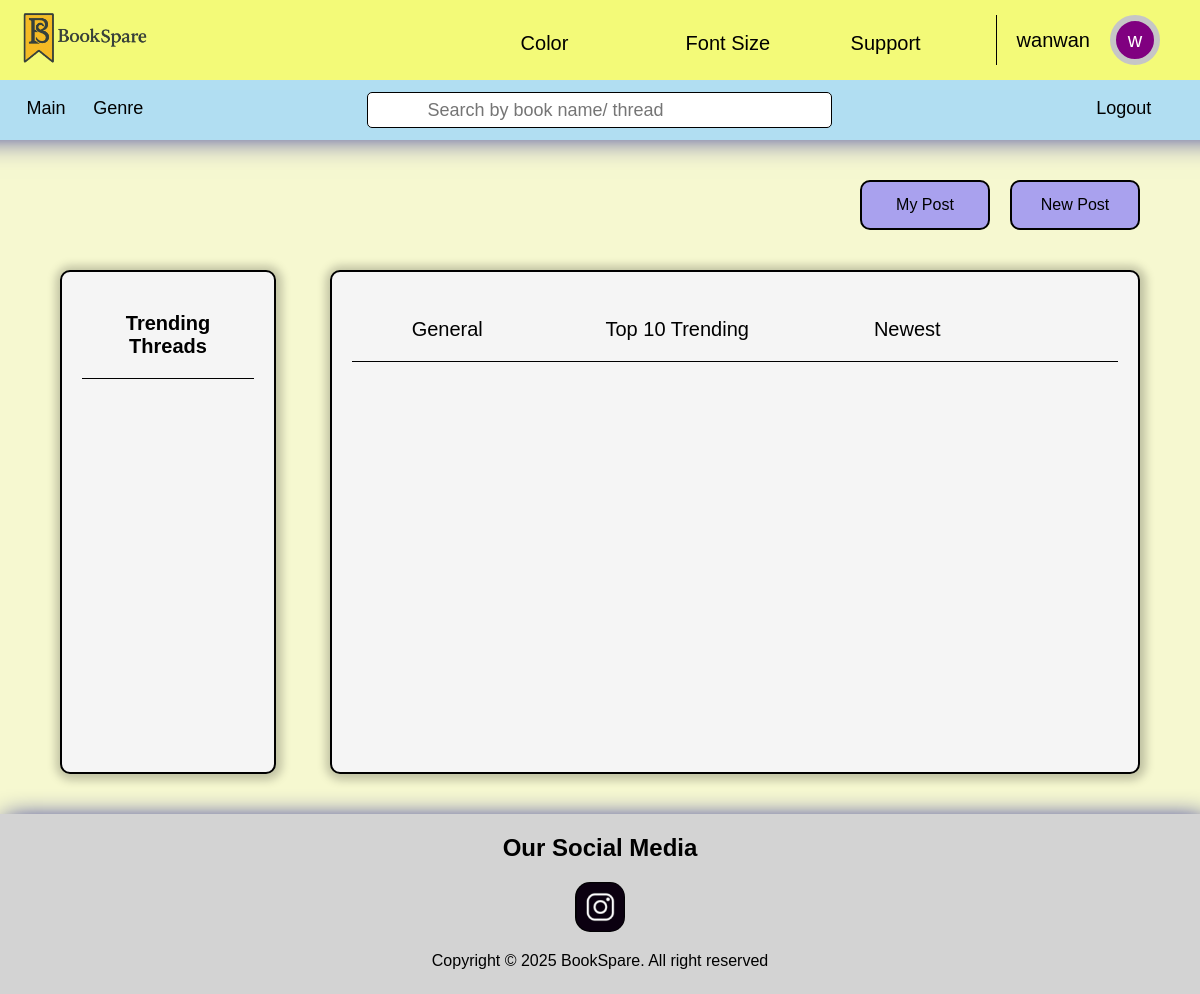
Page /main.php (signed in) on the earlier database version.
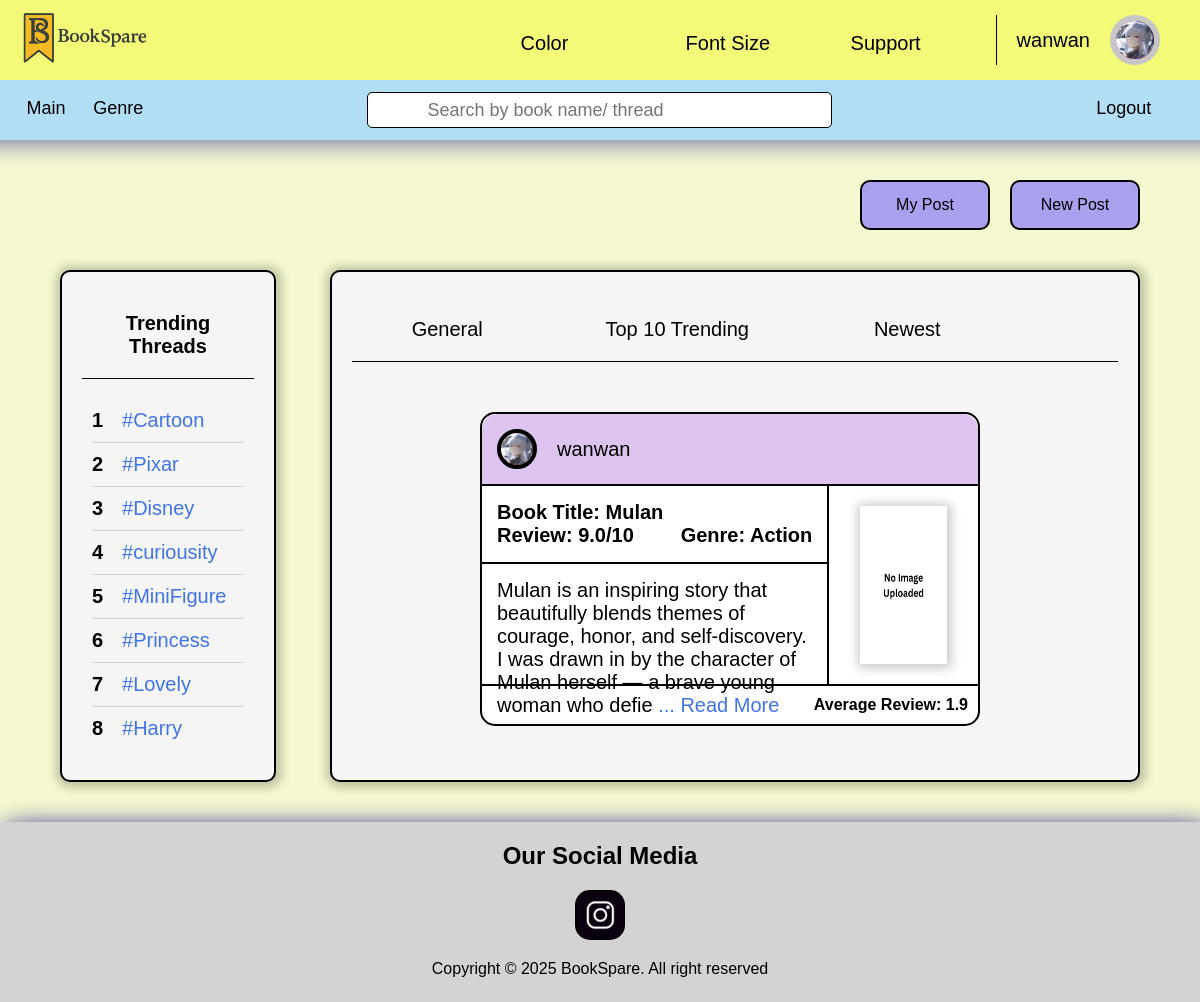
Same page on the later database version.
### tables this page shows
CREATE TABLE `reader_user` (
  `readerID` int(11) NOT NULL,
  `username` varchar(30) NOT NULL,
  `email` varchar(70) NOT NULL,
  `phone` varchar(15) NOT NULL,
  `country` varchar(75) NOT NULL,
  `dateOfBirth` date NOT NULL,
  `password` varchar(255) DEFAULT NULL,
  `avatar` varchar(255) DEFAULT NULL
);

CREATE TABLE `post_review` (
  `postCode` int(11) NOT NULL,
  `readerID` int(11) DEFAULT NULL,
  `bookID` int(11) DEFAULT NULL,
  `ownerOpinion` longtext NOT NULL,
  `ownerRating` decimal(3,1) NOT NULL,
  `frontCover_img` varchar(255) DEFAULT NULL,
  `backCover_img` varchar(255) DEFAULT NULL,
  `synopsis` longtext DEFAULT NULL,
  `statusPhone` varchar(10) DEFAULT NULL,
  `author` varchar(50) DEFAULT NULL,
  `genre` varchar(50) DEFAULT NULL
);

CREATE TABLE `book_record` (
  `bookID` int(11) NOT NULL,
  `bookTitle` varchar(60) NOT NULL
);

### main.php (the view, shortened to what this page needs)
<?php
require("database/database.php");
$username = $_SESSION['username'];
$email = $_SESSION['email'];
$contact = $_SESSION['contact'];
$sql = "SELECT * FROM Reader_User WHERE username = '$username'
OR email = '$email' OR phone = '$contact'";
$runSQL = $conn->query($sql);
$user = $runSQL->fetch_assoc();
$sqlThread = "SELECT
              thread
              FROM Thread_Post threadPost
              INNER JOIN Thread thread USING (threadID)
              GROUP BY threadPost.threadID
              ORDER BY COUNT(*) DESC";
$runSQLThread = $conn->query($sqlThread);
$thread = $runSQLThread->fetch_all(MYSQLI_ASSOC);
$sqlGetPostDetails = "SELECT
                          post.*,
                          reader.*,
                          book.*
                      FROM post_review post
                      INNER JOIN reader_user reader USING (readerID)
                      INNER JOIN book_record book USING (bookID)";
$resultGetPostDetails = $conn->query($sqlGetPostDetails);
$post = $resultGetPostDetails->fetch_all(MYSQLI_ASSOC);
?>
<!DOCTYPE html>
<html lang="en" data-themeColor="defaultColor" data-fontSize="defaultFontSize">
<head>
</head>
<body>
    <?php include("header.php"); ?>
    <main>
        <div class="postButton">
            <button id="myPost">My Post</button>
            <button id="newPost">New Post</button>
        </div>
        <div class="threadPost">
            <section class="threadContainer">
                <article style="border-bottom: 1px solid var(--containerColor);">
                    <h1 class="center">Trending Threads</h1>
                </article>
                <article>
                    <?php
                        $i = 1;
                        foreach ($thread as $data) {
                            $value = $data['thread'];
                            echo "<div>";
                            echo "<label for=''>$i</label><a href='".htmlspecialchars("search.php?thread=$value")."'>#$value</a>";
                            echo "</div>";
                            $i++;
                            if ($i === 9) {
                                break;
                            }
                        }
                    ?>
                </article>
            </section>
            <section class="postContainer">
                <article style="border-bottom: 1px solid var(--containerColor);">
                    <div>
                        General <box-icon name='chevron-down' class="downArrow"></box-icon>
                    </div>
                    <div>
                        Top 10 <label for="" id="trendingWord">Trending</label> <box-icon name='chevron-down'
                            class="downArrow"></box-icon>
                    </div>
                    <div>
                        Newest <box-icon name='chevron-down' class="downArrow"></box-icon>
                    </div>
                </article>
                <article class="post">
                    <?php
                        foreach ($post as $row) {
                            if ($row['frontCover_img'] != null) {
                                echo '<div class="post">';
                                echo '    <div class="head">';
                                echo '        <div class="postProfile">';
                                if ($row['avatar'] != null) {
                                    echo '            <a href=""><img src="'.$row['avatar'].'" alt="Profile Image"></a>';
                                } else {
                                    echo '            <a href="">A</a>';
                                }
                                echo $row['username'];
                                echo '        </div>';
                                echo '    </div>';
                                echo '    <div class="body">';
                                echo '        <div class="left">';
                                echo '            <div class="review">';
                                echo '                <h2>Book Title: '.$row['bookTitle'].'</h2>';
                                echo '                <h3><label for="">Review: '.$row['ownerRating'].'/10</label><label for="">Genre: '.$row['genre'].'</label></h3>';
                                echo '            </div>';
                                echo '            <div class="description">';
                                echo '                <p>';
                                echo substr($row['ownerOpinion'], 0, 180);
                                echo '                    <a href="bookDetail.php?postCode='.$row['postCode'].'">... Read More</a>';
                                echo '                </p>';
                                echo '            </div>';
                                echo '        </div>';
                                echo '        <div class="right">';
                                echo '            <img src="'.$row['frontCover_img'].'" alt="Book Cover">';
                                echo '        </div>';
                                echo '    </div>';
                                echo '    <div class="bottom">';
                                echo '        <div class="left">';
                                echo '        </div>';
                                echo '        <h3>Average Review: 1.9</h3>';
                                echo '    </div>';
                                echo '</div>';
                            } else {
                                echo '<div class="post">';
                                echo '    <div class="head">';
                                echo '        <div class="postProfile">';
                                if ($row['avatar'] != null) {
                                    echo '            <a href=""><img src="'.$row['avatar'].'" alt="Profile Image"></a>';
                                } else {
                                    echo '            <a href="">A</a>';
                                }
                                echo $row['username'];
                                echo '        </div>';
                                echo '    </div>';
                                echo '    <div class="body">';
                                echo '        <div class="left">';
                                echo '            <div class="review">';
                                echo '                <h2>Book Title: '.$row['bookTitle'].'</h2>';
                                echo '                <h3><label for="">Review: '.$row['ownerRating'].'/10</label><label for="">Genre: '.$row['genre'].'</label></h3>';
                                echo '            </div>';
                                echo '            <div class="description">';
                                echo '                <p>';
                                echo substr($row['ownerOpinion'], 0, 180);
                                echo '                    <a href="bookDetail.php?postCode='.$row['postCode'].'">... Read More</a>';
                                echo '                </p>';
                                echo '            </div>';
                                echo '        </div>';
                                echo '        <div class="right">';
                                echo '            <img src="bookUploads/noImageUploaded.png" alt="Book Cover">';
                                echo '        </div>';
                                echo '    </div>';
                                echo '    <div class="bottom">';
                                echo '        <h3>Average Review: 1.9</h3>';
                                echo '    </div>';
                                echo '</div>';
                            }
                        }
                    ?>
                </article>
            </section>
        </div>
    </main>
</body>
</html>

### header.php (shortened to what this page needs)
<!DOCTYPE html>
<html lang="en" data-themeColor="defaultColor" data-fontSize="defaultFontSize">
<head>
</head>
<body>
    <header>
        <div id="firstHeader">
            <a href="main.php" id="logo"><img src="image/logoTitle.png" alt="logo" id="logoImage"></a>
            <nav>
                <div>
                    <span class="colorButton"><label for="color">Color<box-icon name='chevron-down'
                                class="downArrow"></box-icon></label></span>
                </div>
                <div>
                    <span class="fontSizeButton"><label for="fontSize">Font Size<box-icon name='chevron-down'
                                class="downArrow"></box-icon></label></span>
                </div>
                <div>
                    <span class="supportButton"><label for="support">Support<box-icon name='chevron-down'
                                class="downArrow"></box-icon></label></span>
                </div>
                <div>
                    <span class="profile">
                        <?php echo $user['username']; ?>
                        <a>
                        <?php
                            if ($user['avatar'] == null) {
                                echo $user['username'][0];
                            } else {
                                echo "<img src=".$user['avatar']." alt='Profile Image'>";
                            }
                        ?>
                        </a>
                    </span>
                </div>
            </nav>
        </div>
        <div id="secondHeader">
            <nav>
                <a href="main.php"><label for="">Main</label></a>
                <a href="genre.php"><label for="">Genre</label></a>
            </nav>
            <form method="POST" action="search.php">
                <box-icon name='search-alt'></box-icon>
                <input type="text" placeholder="Search by book name/ thread" name="search">
            </form>
            <nav>
                <a href="logout.php"><label for="main">Logout</label></a>
            </nav>
        </div>
    </header>
</body>
</html>

### style.css (style rules this page uses)
:root { --bodyBgColor: #f6f8d0; --firstHeaderBgColor: #f3fa78; --firstHeaderBoxShadow: 1px 1px 30px 53px darkblue; --secondHeaderBgColor: #b1def2; --footerBgColor: lightgray; --footerBoxShadow: 5px 5px 25px 0.5px darkblue; --footerColor: black; --headerAnchor: black; --headerSpan: black; --iconColor: black; --fontSize: 1em; --fontSizeTitle: 1.5em; --navLabelBorderSize: 165px; transition: 0.2s; }
html { font-size: 16px; }
* { box-sizing: border-box; margin: 0; padding: 0; font-size: var(--fontSize); user-select: none; font-family:'Gill Sans', 'Gill Sans MT', Calibri, 'Trebuchet MS', sans-serif }
body { background-color: var(--bodyBgColor); }
header { display: flex; flex-direction: column; user-select: none; top: 0; position: sticky; z-index: 999; }
box-icon { fill: var(--iconColor); }
header #firstHeader { display: flex; justify-content: space-between; padding: 0px 20px; font-size: 20px; background-color: var(--firstHeaderBgColor); box-shadow: var(--firstHeaderBoxShadow); height: 80px; align-items: center; }
header #firstHeader a { width: 130px; color: var(--headerAnchor); }
header #logoImage { width: 100%; }
header nav { width: 70%; margin: 18px 0 18px 10px; align-items: center; }
header #firstHeader nav { display: flex; justify-content: right; }
header #firstHeader nav span { display: inline-block; text-decoration: none; color: var(--headerSpan); padding: 0 20px; width: var(--navLabelBorderSize); }
header #firstHeader span label { cursor: pointer; transition: 0.3s; }
header #firstHeader span .downArrow { margin-left: 10px; width: 20%; }
header #firstHeader span.profile { display: flex; gap: 20px; align-items: center; border-left: 1px solid; cursor: pointer; width: auto; }
header #firstHeader span.profile a { display: inline-flex; height: 50px; width: 50px; border: 6px solid rgb(198, 198, 198); background-color: purple; border-radius: 50px; justify-content: center; align-items: center; color: white; cursor: pointer; }
header #firstHeader span.profile img { display: inline-block; height: 100%; width: 100%; border-radius: 50px; }
header #secondHeader { height: 60px; background-color: var(--secondHeaderBgColor); font-size: 18px; display: flex; }
header #secondHeader nav { text-align: left; width: 30%; padding: 0 0 0 10px; }
header #secondHeader nav:nth-child(3) { text-align: right; padding: 0 50px; }
header #secondHeader nav a { text-decoration: none; color: var(--headerAnchor); }
header #secondHeader a label { display: inline-block; width: 20%; text-align: center; cursor: pointer; transition: 0.2s; }
header #secondHeader form { border-radius: 5px; border: 1px solid; margin: 12px 0; width: 39%; background-color: white; }
header #secondHeader form box-icon { display: inline-block; margin: 6px 10px; fill: black; }
header #secondHeader form input { vertical-align: top; height: 34px; width: 88%; border: none; outline: none; padding: 0 10px; }
footer { display: flex; flex-direction: column; text-align: center; gap: 20px; height: 220px; background-color: var(--footerBgColor); padding: 20px 0; user-select: none; box-shadow: var(--footerBoxShadow); color: var(--footerColor); }
footer h1 { font-size: var(--fontSizeTitle) }
footer a { margin: 0 auto; background-image: url("image/socialMedia/ig.png"); background-repeat: no-repeat; background-size: contain; width: 70px; height: 70px; border-radius: 20px; transition: 0.3s; }
@media (min-width: 800px) and (max-width: 1250px) { header #firstHeader a { width: 130px; } }
@media (min-width: 800px) and (max-width: 1250px) { header #secondHeader nav a { padding: 0 15px 0 0; } }
@media (min-width: 800px) and (max-width: 1250px) { header #secondHeader a label { width: 15%; } }
@media (min-width: 800px) and (max-width: 1250px) { footer { height: 180px; } }
@media (min-width: 800px) and (max-width: 1250px) { footer a { width: 50px; height: 50px; border-radius: 15px; } }
.center { text-align: center; margin: 0 auto; }

Differences in the rows shown:
changed reader_user "wanwan": avatar: picture added; username "w" → (not shown)
added post_review: readerID.avatar (picture), readerID.username "wanwan", bookID.bookTitle "Mulan", ownerRating "9.0", genre "Action", ownerOpinion "Mulan is an inspiring story that beautifully blends themes of courage, honor, and self-discovery. I was drawn in by the character of Mulan herself — a brave young woman who defie"
Other differences:
new list line: "1 # Cartoon"
new list line: "2 # Pixar"
new list line: "3 # Disney"
new list line: "4 # curiousity"
new list line: "5 # MiniFigure"
new list line: "6 # Princess"
new list line: "7 # Lovely"
new list line: "8 # Harry"
